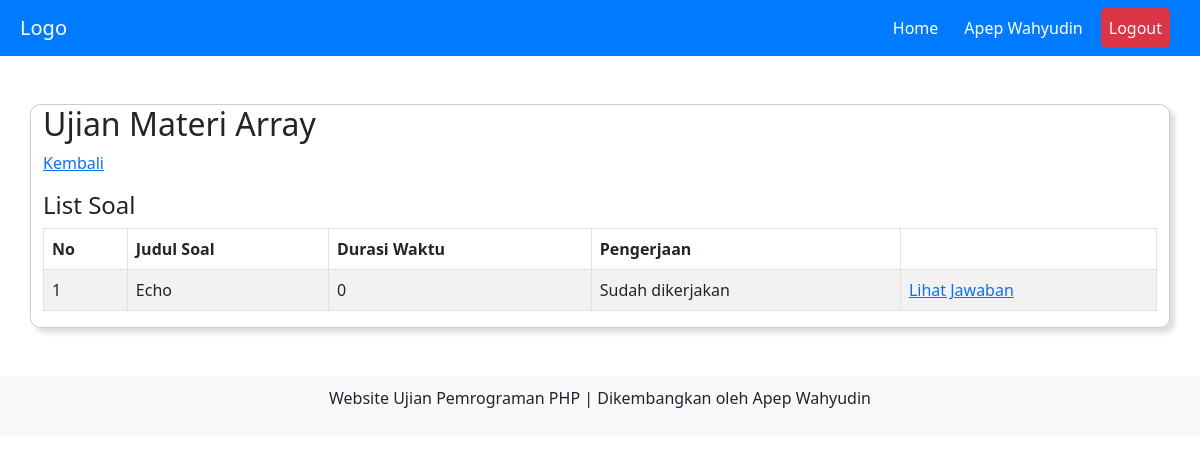
Page /home.php?page=soal&id_ujian=1 (signed in) on the earlier database version.
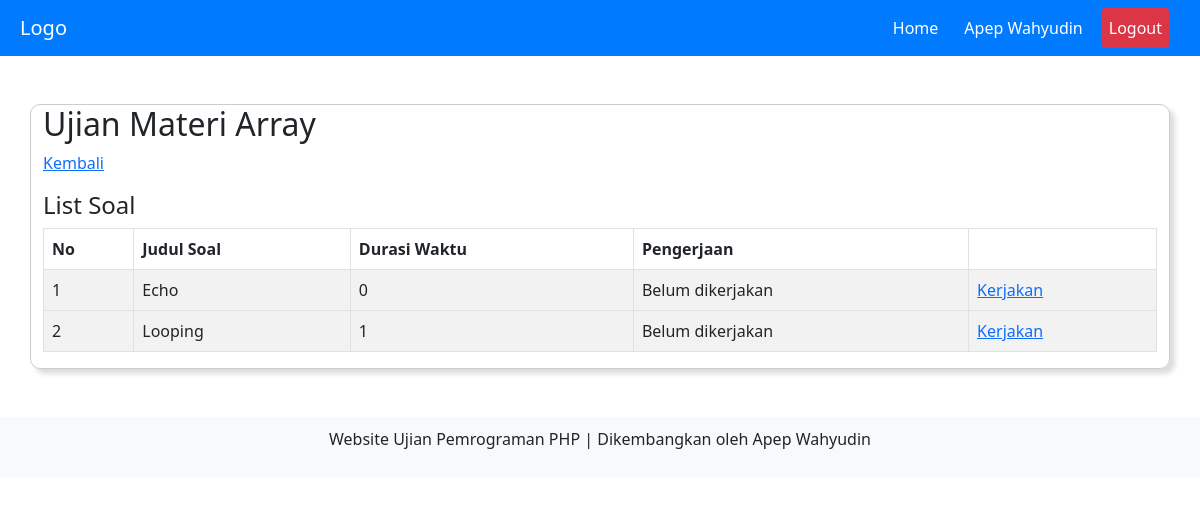
Same page on the later database version.
### tables this page shows
CREATE TABLE `siswa` (
  `id_siswa` int(11) NOT NULL,
  `nis` varchar(10) NOT NULL,
  `nama` varchar(30) NOT NULL,
  `password` varchar(100) NOT NULL,
  `id_kelas` int(11) NOT NULL
);

CREATE TABLE `ujian` (
  `id_ujian` int(11) NOT NULL,
  `nama_ujian` varchar(50) NOT NULL,
  `status` varchar(10) NOT NULL,
  `id_kelas` int(11) NOT NULL
);

CREATE TABLE `soal` (
  `id_soal` int(11) NOT NULL,
  `judul` varchar(50) NOT NULL,
  `soal` text NOT NULL,
  `waktu` int(11) NOT NULL,
  `status` varchar(10) NOT NULL,
  `id_ujian` int(11) NOT NULL
);

### soal.php (the view)
<?php
    $id_ujian = addslashes($_GET['id_ujian']);
    $qry_ujian=mysqli_query($koneksi, "SELECT id_ujian, nama_ujian FROM ujian where id_ujian='$id_ujian' AND status ='aktif'");
    $data_ujian=mysqli_fetch_assoc($qry_ujian);
    echo "<h2>" . $data_ujian['nama_ujian'] . "</h2>";
?>
<p><a href="home.php">Kembali</a></p>
<h4>List Soal</h4>
<table id="myTable" class="table table-striped table-bordered" style="width:100%">
<thead>
    <tr>
        <th>No</th>
        <th>Judul Soal</th>
        <th>Durasi Waktu</th>
        <th>Pengerjaan</th>
        <th></th>
    </tr>
</thead>
<?php
$qry_soal = mysqli_query($koneksi, "SELECT * FROM soal where id_ujian='$id_ujian' AND status='aktif'");
$no = 0;
while($data_soal=mysqli_fetch_assoc($qry_soal)){
    $no++;
?>
<tbody>
    <tr>
        <td><?= $no;?></td>
        <td><?= $data_soal['judul'];?></td>
        <td><?= $data_soal['waktu'];?></td>
        <td>
            <?php
            $cek_jawaban=mysqli_num_rows(mysqli_query($koneksi, "SELECT * FROM hasil
            WHERE id_siswa='$data_siswa[id_siswa]' AND id_soal='$data_soal[id_soal]'"));
            if($cek_jawaban==1){
                echo "Sudah dikerjakan";
            }
            else
            {
                echo "Belum dikerjakan";
            }
            ?>
        </td>
        <td>
            <?php
            if($cek_jawaban==1){
                echo "<a href='#'>Lihat Jawaban</a>";
            }
            else
            {
                echo "<a href='home.php?page=kerjakan&id_ujian=$data_ujian[id_ujian]&id_soal=$data_soal[id_soal]'>Kerjakan</a>";
            }
            ?>
        </td>
    </tr>
<?php
}
?>
</tbody>
</table>

### home.php (shortened to what this page needs)
<?php
include "koneksi.php";
if (!isset($_SESSION['siswa'])) {
    header("location: index.php");
    exit();
} else {
    $id_siswa = $_SESSION["siswa"];
    $qry_siswa = mysqli_query($koneksi, "SELECT * FROM siswa where id_siswa='$id_siswa'");
    $data_siswa = mysqli_fetch_assoc($qry_siswa);
}
?>
<!DOCTYPE html>
<html lang="en">
<head>
    <link rel="stylesheet" href="assets/dist/css/bootstrap.min.css">
    <link rel="stylesheet" href="https://cdn.datatables.net/2.0.0/css/dataTables.dataTables.min.css">
</head>
<body>
    <nav class="navbar navbar-expand-lg navbar-dark">
        <a class="navbar-brand" href="#">Logo</a>
        <div class="collapse navbar-collapse justify-content-end" id="navbarNav">
            <ul class="navbar-nav">
                <li class="nav-item active">
                    <a class="nav-link" href="#">Home</a>
                </li>
                <li class="nav-item">
                    <a class="nav-link" href="#"><?= $data_siswa["nama"]; ?></a>
                </li>
                <li class="nav-item logout">
                    <a class="nav-link" href="logout.php">Logout</a>
                </li>
            </ul>
        </div>
    </nav>
    <div class="container mt-5 mb-5">
        <div class="row">
            <div class="col-md-12 p-50">
                <?php
                if (isset($_GET['page']) && $_GET['page'] != '') {
                    $page = addslashes($_GET['page']);
                    switch ($page) {
                        case "soal":
                            include "soal.php";
                            break;
                    }
                } else {
                    include "ujian.php";
                }
                ?>
            </div>
        </div>
    </div>
    <div class="footer">
        <p>Website Ujian Pemrograman PHP | Dikembangkan oleh Apep Wahyudin</p>
    </div>
</body>
</html>

### home.php (style rules this page uses)
.navbar { background-color: #007bff; }
.navbar-nav, .navbar-brand { padding-left: 20px; padding-right: 20px; }
.navbar-nav .nav-item { margin-right: 10px; }
.navbar-nav .nav-link { color: #fff; }
.logout { background-color: #dc3545; border-radius: 5px; }
.row { border: solid 1px #CCC; border-radius: 10px; box-shadow: 5px 5px 5px #DDD; }
.footer { bottom: 0; width: 100%; background-color: #f8f9fa; text-align: center; padding: 10px 0; }

Differences in the rows shown:
computed for soal "Echo": text "Sudah dikerjakan Lihat Jawaban" → "Belum dikerjakan Kerjakan"
added soal: judul "Looping", waktu "1", shows "Belum dikerjakan"
